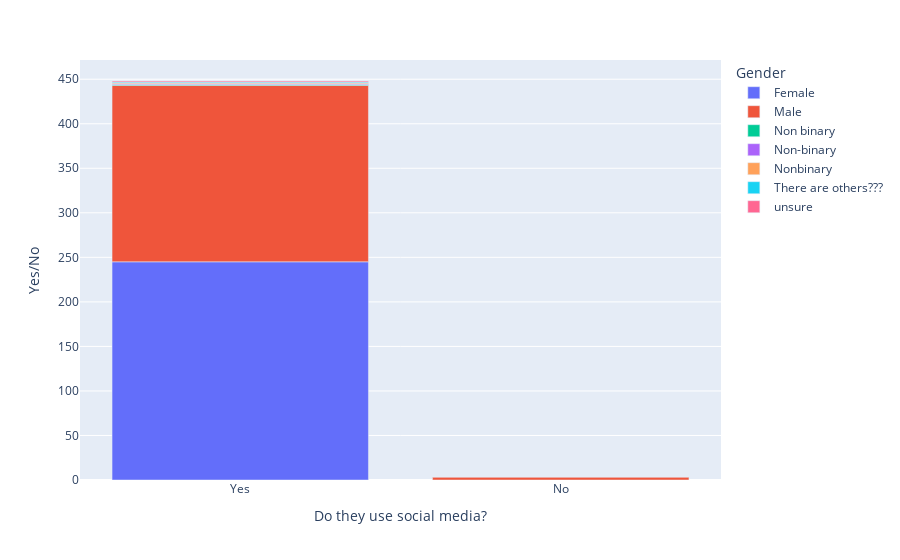

Write notebook code for a chart like this one.
### Code cell
px.bar(data_soc1, x="Do they use social media?", y="Yes/No",color="Gender") 
# Kaç Kadın kaç erkek sosyal medya kullanıcısı oldugunu gösterir.

### Figure 1 — Plotly figure (JSON) as saved in the notebook; plotly's stock layout.template omitted (floating-point values rounded to 4 significant figures)
{"data": [{"alignmentgroup": "True", "hovertemplate": "Gender=Female<br>Do they use social media?=%{x}<br>Yes/No=%{y}<extra></extra>", "legendgroup": "Female", "marker": {"color": "#636efa", "pattern": {"shape": ""}}, "name": "Female", "offsetgroup": "Female", "orientation": "v", "showlegend": true, "textposition": "auto", "type": "bar", "x": ["Yes"], "xaxis": "x", "y": [245], "yaxis": "y"}, {"alignmentgroup": "True", "hovertemplate": "Gender=Male<br>Do they use social media?=%{x}<br>Yes/No=%{y}<extra></extra>", "legendgroup": "Male", "marker": {"color": "#EF553B", "pattern": {"shape": ""}}, "name": "Male", "offsetgroup": "Male", "orientation": "v", "showlegend": true, "textposition": "auto", "type": "bar", "x": ["No", "Yes"], "xaxis": "x", "y": [3, 198], "yaxis": "y"}, {"alignmentgroup": "True", "hovertemplate": "Gender=Non binary <br>Do they use social media?=%{x}<br>Yes/No=%{y}<extra></extra>", "legendgroup": "Non binary ", "marker": {"color": "#00cc96", "pattern": {"shape": ""}}, "name": "Non binary ", "offsetgroup": "Non binary ", "orientation": "v", "showlegend": true, "textposition": "auto", "type": "bar", "x": ["Yes"], "xaxis": "x", "y": [1], "yaxis": "y"}, {"alignmentgroup": "True", "hovertemplate": "Gender=Non-binary<br>Do they use social media?=%{x}<br>Yes/No=%{y}<extra></extra>", "legendgroup": "Non-binary", "marker": {"color": "#ab63fa", "pattern": {"shape": ""}}, "name": "Non-binary", "offsetgroup": "Non-binary", "orientation": "v", "showlegend": true, "textposition": "auto", "type": "bar", "x": ["Yes"], "xaxis": "x", "y": [1], "yaxis": "y"}, {"alignmentgroup": "True", "hovertemplate": "Gender=Nonbinary <br>Do they use social media?=%{x}<br>Yes/No=%{y}<extra></extra>", "legendgroup": "Nonbinary ", "marker": {"color": "#FFA15A", "pattern": {"shape": ""}}, "name": "Nonbinary ", "offsetgroup": "Nonbinary ", "orientation": "v", "showlegend": true, "textposition": "auto", "type": "bar", "x": ["Yes"], "xaxis": "x", "y": [1], "yaxis": "y"}, {"alignmentgroup": "True", "hovertemplate": "Gender=There are others???<br>Do they use social media?=%{x}<br>Yes/No=%{y}<extra></extra>", "legendgroup": "There are others???", "marker": {"color": "#19d3f3", "pattern": {"shape": ""}}, "name": "There are others???", "offsetgroup": "There are others???", "orientation": "v", "showlegend": true, "textposition": "auto", "type": "bar", "x": ["Yes"], "xaxis": "x", "y": [1], "yaxis": "y"}, {"alignmentgroup": "True", "hovertemplate": "Gender=unsure <br>Do they use social media?=%{x}<br>Yes/No=%{y}<extra></extra>", "legendgroup": "unsure ", "marker": {"color": "#FF6692", "pattern": {"shape": ""}}, "name": "unsure ", "offsetgroup": "unsure ", "orientation": "v", "showlegend": true, "textposition": "auto", "type": "bar", "x": ["Yes"], "xaxis": "x", "y": [1], "yaxis": "y"}], "layout": {"barmode": "relative", "legend": {"title": {"text": "Gender"}, "tracegroupgap": 0}, "margin": {"t": 60}, "xaxis": {"anchor": "y", "domain": [0, 1], "title": {"text": "Do they use social media?"}}, "yaxis": {"anchor": "x", "domain": [0, 1], "title": {"text": "Yes/No"}}}}
